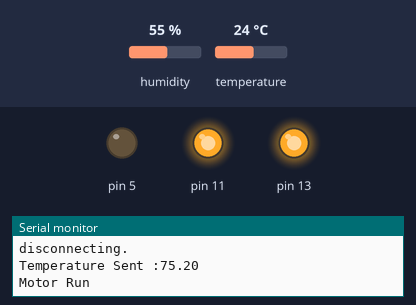
The sketch below on a simulated Arduino Uno, built with avr-gcc and run on an emulated ATmega328P. Parts: output pins drawn as LEDs (lit = HIGH), the last lines printed to the serial monitor. Inputs (shaded band) come from the test bench; at power-on: temperature 24 °C, humidity 55 %. WiFi joins after 1.5 s; servers stay silent unless stated; uploads are accepted with an empty reply.

Above: at 3.7 s.
3.8 s: temperature set to 21.9 °C
7.0 s: temperature set to 20.4 °C
At 9.0 s:
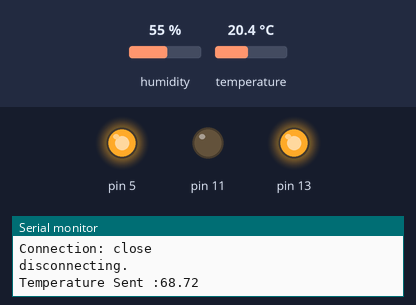
10.2 s: temperature set to 33 °C
At 13.6 s:
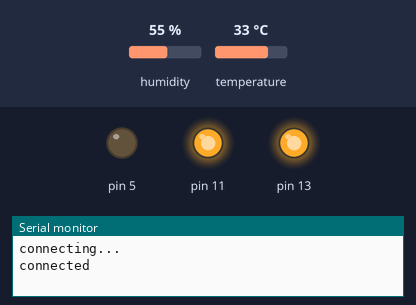
13.9 s: temperature set to 12 °C
At 15.9 s:
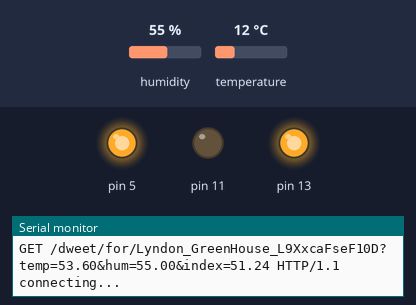
Timing chart, 0 to 17.4 s (numbered marks = the images above; inputs shaded):
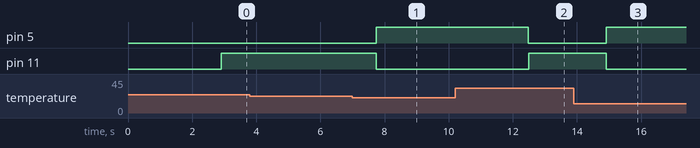

The sketch:

temp_greenhouse.ino
```cpp
#include "DHT.h"
#include <EthernetUdp.h>
#define DHTPIN 2     // what digital pin we're connected to
#define DHTTYPE DHT22
DHT dht(DHTPIN, DHTTYPE);
#include <SPI.h>
#include <Ethernet.h>
//-------------------------------------------------------------------------------
byte mac[] = { 0xDE, 0xAD, 0xBE, 0xEF, 0xFE, 0xED }; //Setting MAC Address
#define thing_name "Lyndon_GreenHouse_L9XxcaFseF10D"
char server[] = "www.dweet.io"; //pushingbox API server
IPAddress ip(10,6,0,244); //Arduino IP address. Only used when DHCP is turned off.
EthernetClient client; //define 'client' as object
String data; //GET query with data
float temp; //
boolean boolv = false;

unsigned int localPort = 8888;       // local port to listen for UDP packets

char timeServer[] = "time.nist.gov"; // time.nist.gov NTP server

const int NTP_PACKET_SIZE = 48; // NTP time stamp is in the first 48 bytes of the message

byte packetBuffer[ NTP_PACKET_SIZE]; //buffer to hold incoming and outgoing packets

// A UDP instance to let us send and receive packets over UDP
EthernetUDP Udp;
//------------------------------------------------------------------------------
void setup() {

  pinMode(5,OUTPUT);
  pinMode(11,OUTPUT);
  pinMode(13,OUTPUT);
  digitalWrite(13,HIGH);
  Serial.begin(9600);
  dht.begin();
  if (Ethernet.begin(mac) == 0) {
  Serial.println("Failed to configure Ethernet using DHCP");

  Ethernet.begin(mac, ip);
  Udp.begin(localPort);
  }
  Udp.begin(localPort);
  delay(1000);
}
//------------------------------------------------------------------------------
void loop(){
 //---------------//
  float f = dht.readTemperature(true);
  float h = dht.readHumidity();
   float hif = dht.computeHeatIndex(f, h);
   data+="";
  data+="GET /dweet/for/"; //GET request query to pushingbox API
  data+=thing_name;
  data+="?temp=";
  data+=f;
  data+="&hum=";
  data+=h;
  data+="&index=";
  data+=hif;

  data+=" HTTP/1.1";
  Serial.println(data);

   Serial.println("connecting...");
   if (client.connect(server, 80)) {
     sendData();
     boolv = true; //connected = true
   }
   else{
     Serial.println("connection failed");
   }
  // loop
  while(boolv){
    if (client.available()) {
    char c = client.read(); //save http header to c
    Serial.print(c); //print http header to serial monitor
    }
    if (!client.connected()) {
    Serial.println();
    Serial.println("disconnecting.");
          Serial.print("Temperature Sent :");
          Serial.println(f); //print sent value to serial monitor
    client.stop();
          boolv = false;
          data = ""; //data reset
    }
  }


if (f>70){
  digitalWrite(5,LOW);
  Serial.println("Motor Run");
  digitalWrite(11,HIGH);
}
else{
  digitalWrite(5,HIGH);
  digitalWrite(11,LOW);
}


delay(200);
}

void sendData(){
  Serial.println("connected");
  client.println(data);
  client.println("Host: dweet.io");
  client.println("Connection: close");
  client.println();
}
void sendNTPpacket(char* address) {
  // set all bytes in the buffer to 0
  memset(packetBuffer, 0, NTP_PACKET_SIZE);
  // Initialize values needed to form NTP request
  // (see URL above for details on the packets)
  packetBuffer[0] = 0b11100011;   // LI, Version, Mode
  packetBuffer[1] = 0;     // Stratum, or type of clock
  packetBuffer[2] = 6;     // Polling Interval
  packetBuffer[3] = 0xEC;  // Peer Clock Precision
  // 8 bytes of zero for Root Delay & Root Dispersion
  packetBuffer[12]  = 49;
  packetBuffer[13]  = 0x4E;
  packetBuffer[14]  = 49;
  packetBuffer[15]  = 52;

  // all NTP fields have been given values, now
  // you can send a packet requesting a timestamp:
  Udp.beginPacket(address, 123); //NTP requests are to port 123
  Udp.write(packetBuffer, NTP_PACKET_SIZE);
  Udp.endPacket();
}

/*
 *
  //------------------TIME Check -------------------
sendNTPpacket(timeServer); // send an NTP packet to a time server
int Hour = 0;
  // wait to see if a reply is available
  delay(1000);
  if (Udp.parsePacket()) {
    // We've received a packet, read the data from it
    Udp.read(packetBuffer, NTP_PACKET_SIZE); // read the packet into the buffer

    // the timestamp starts at byte 40 of the received packet and is four bytes,
    // or two words, long. First, extract the two words:

    unsigned long highWord = word(packetBuffer[40], packetBuffer[41]);
    unsigned long lowWord = word(packetBuffer[42], packetBuffer[43]);
    // combine the four bytes (two words) into a long integer
    // this is NTP time (seconds since Jan 1 1900):
    unsigned long secsSince1900 = highWord << 16 | lowWord;


    const unsigned long seventyYears = 2208988800UL;
    // subtract seventy years:
    unsigned long epoch = secsSince1900 - seventyYears;
    // print Unix time:


    // print the hour, minute and second:
    int Hour = ((epoch  % 86400L) / 3600) -4;
    if( Hour <0){
      Hour = 24+Hour;
    }
    Serial.print("The Eastern time is ");       // UTC is the time at Greenwich Meridian (GMT)
    Serial.println(Hour); // print the hour (86400 equals secs per day)

  }
   Ethernet.maintain();
   */
```

Measured:
- the behaviour switches between 21.2 and 21.1 °C on temperature (found by bisection; images 0 and 1)
- after the input at 7.0 s, pin 5: LOW → HIGH after 0.74 s; pin 11: HIGH → LOW after 0.74 s
- after the input at 10.2 s, pin 5: HIGH → LOW after 2.3 s; pin 11: LOW → HIGH after 2.3 s
- after the input at 13.9 s, pin 5: LOW → HIGH after 1.0 s; pin 11: HIGH → LOW after 1.0 s
